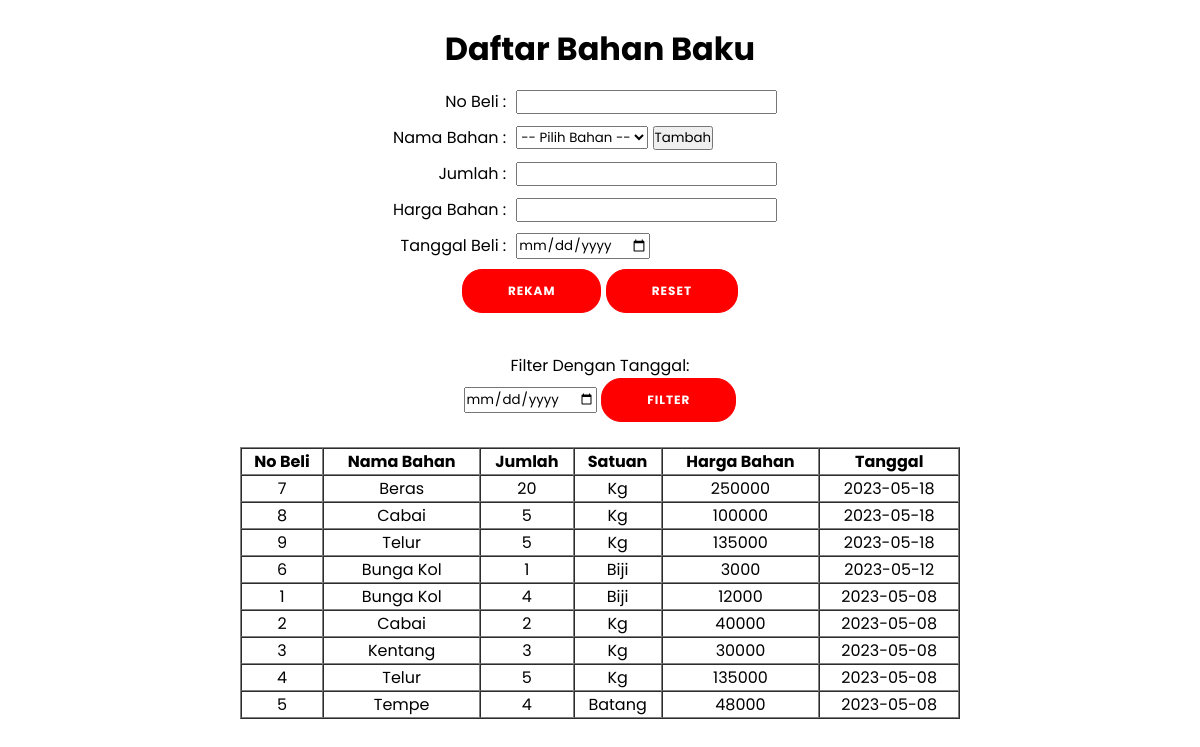
/admin/bahanManage.php, run on the app's committed database.
### tables this page shows
CREATE TABLE IF NOT EXISTS `bahan_baku` (
  `no_barang` int NOT NULL DEFAULT '0',
  `nama_bahan` varchar(50) NOT NULL,
  `jumlah` int NOT NULL,
  `harga_bahan` int NOT NULL,
  `tanggal` date NOT NULL,
  PRIMARY KEY (`no_barang`),
  KEY `FK_BB` (`nama_bahan`),
  CONSTRAINT `FK_BB` FOREIGN KEY (`nama_bahan`) REFERENCES `bahan` (`nama_bahan`)
);

CREATE TABLE IF NOT EXISTS `bahan` (
  `nama_bahan` varchar(50) NOT NULL DEFAULT '',
  `stok` int NOT NULL,
  `satuan` varchar(50) DEFAULT NULL,
  PRIMARY KEY (`nama_bahan`)
);

### admin/bahanManage.php (the view, shortened to what this page needs)
<!DOCTYPE html>
<html lang="en">
<head>
    <link rel="stylesheet" href="./daftarmenu.css">
</head>
<body>
    <div align=center>
        <br>
        <h1>Daftar Bahan Baku</h1>
        <FORM METHOD="GET" ACTION="InsertBB.php">
<TABLE align="center" width="100%" cellpadding="3" cellspacing="10">
<TR>
	<TD align=right>No Beli : </TD>
	<TD><INPUT TYPE="number" NAME="no_barang" REQUIRED></TD>
</TR>
<TR>
  <TD align=right>Nama Bahan : </TD>
  <TD>
    <select name="nama_bahan">
      <option value="">-- Pilih Bahan --</option>
    </select>
    <button onclick="location.href='insertBahan.php'" class="btn btn-primary">Tambah</button>
  </TD>
</TR>
<TR>
	<TD align=right>Jumlah : </TD>
	<TD><INPUT TYPE="number" NAME="jumlah" REQUIRED></TD>
</TR>
<TR>
	<TD align=right>Harga Bahan : </TD>
	<TD><INPUT TYPE="number" NAME="harga_bahan" REQUIRED></TD>
</TR>
<TR>
	<TD align=right>Tanggal Beli : </TD>
	<TD><INPUT TYPE="date" NAME="tanggal" REQUIRED></TD>
</TR>
<TR>
	<TD colspan=2 align=center><input TYPE="submit" VALUE="Rekam" class="crudbutton">
	    <input TYPE="reset" VALUE="Reset" class="crudbutton"></TD>
</TR>
</TABLE>
</FORM><BR>
<form method="POST">
    Filter Dengan Tanggal:
    <br>
    <input type="date" id="tgl" name="tgl">
    <button type="submit" name="filter_tgl" class="crudbutton">Filter</button>
</form>
<br>
        <table border="1" align="center" width="60%"
    cellpadding="3" cellspacing="0">
            <tr>
                <th>No Beli</th>
                <th>Nama Bahan</th>
                <th>Jumlah</th>
                <th>Satuan</th>
                <th>Harga Bahan</th>
                <th>Tanggal</th>
            </tr>
            <?php
   require('KoneksiBB.php');
   $sql = "SELECT no_barang, b.nama_bahan, jumlah, satuan, harga_bahan, tanggal FROM bahan_baku a
            join bahan b on (a.nama_bahan = b.nama_bahan)";
   if (isset($_POST['filter_tgl'])) {
       $tgl = $_POST['tgl'];
       $sql .= " WHERE tanggal = '$tgl'  order by tanggal desc";
   }
   else $sql .= " order by tanggal desc";
   $query = mysqli_query($koneksi, $sql)
                    or die('SQL error: ' . mysqli_error($koneksi));
   while ($row = mysqli_fetch_array($query))
   {
	  echo "<TR>
            <TD align=center>$row[no_barang]</TD>
	        <TD align=center>$row[nama_bahan]</TD>
            <TD align=center>$row[jumlah]</TD>
            <TD align=center>$row[satuan]</TD>
	        <TD align=center>$row[harga_bahan]</TD>
            <TD align=center>$row[tanggal]</TD>
	        </TR>";
   }
?>
        </table>
    </div>
</body>
</html>

### admin/daftarmenu.css (style rules this page uses)
* { margin: 0; padding: 0; font-family: "Poppins", sans-serif; box-sizing: border-box; }
form { position: relative; width: 30rem; background: var(--color-brand); border-radius: var(--rad); margin-top: 5px; }
.crudbutton { border-radius: 20px; border: 1px solid red; background-color: red; color: #FFFFFF; font-size: 12px; font-weight: bold; padding: 12px 45px; letter-spacing: 1px; text-transform: uppercase; transition: transform 80ms ease-in; }

### data on the page
bahan_baku: no_barang "7", nama_bahan.nama_bahan "Beras", jumlah "20", nama_bahan.satuan "Kg", harga_bahan "250000", tanggal "2023-05-18"
bahan_baku: no_barang "8", nama_bahan.nama_bahan "Cabai", jumlah "5", nama_bahan.satuan "Kg", harga_bahan "100000", tanggal "2023-05-18"
bahan_baku: no_barang "9", nama_bahan.nama_bahan "Telur", jumlah "5", nama_bahan.satuan "Kg", harga_bahan "135000", tanggal "2023-05-18"
bahan_baku: no_barang "6", nama_bahan.nama_bahan "Bunga Kol", jumlah "1", nama_bahan.satuan "Biji", harga_bahan "3000", tanggal "2023-05-12"
bahan_baku: no_barang "1", nama_bahan.nama_bahan "Bunga Kol", jumlah "4", nama_bahan.satuan "Biji", harga_bahan "12000", tanggal "2023-05-08"
bahan_baku: no_barang "2", nama_bahan.nama_bahan "Cabai", jumlah "2", nama_bahan.satuan "Kg", harga_bahan "40000", tanggal "2023-05-08"
bahan_baku: no_barang "3", nama_bahan.nama_bahan "Kentang", jumlah "3", nama_bahan.satuan "Kg", harga_bahan "30000", tanggal "2023-05-08"
bahan_baku: no_barang "4", nama_bahan.nama_bahan "Telur", jumlah "5", nama_bahan.satuan "Kg", harga_bahan "135000", tanggal "2023-05-08"
bahan_baku: no_barang "5", nama_bahan.nama_bahan "Tempe", jumlah "4", nama_bahan.satuan "Batang", harga_bahan "48000", tanggal "2023-05-08"
